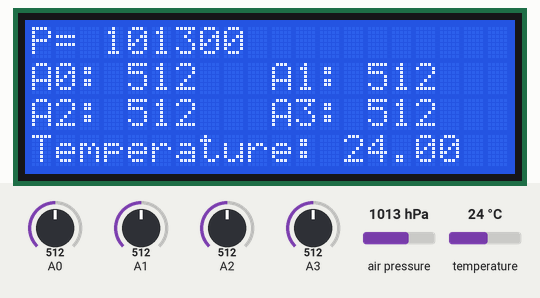
This sketch was run on a simulated Arduino Uno, built with avr-gcc and run on an emulated ATmega328P. On the bench: 20×4 character LCD. Inputs (shaded band) come from the test bench; at power-on: air pressure 1013 hPa, A0 = 512, A1 = 512, A2 = 512, A3 = 512, temperature 24 °C.

Above: at 1.2 s.
1.3 s: air pressure set to 952 hPa
At 2.6 s:
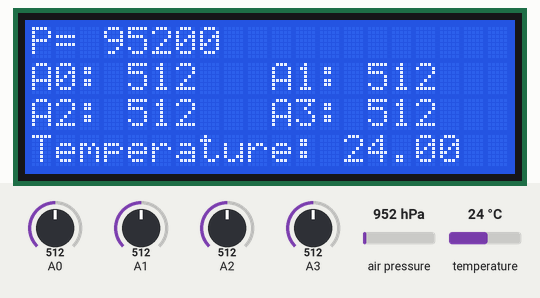
2.9 s: A0 set to 716
At 4.2 s:
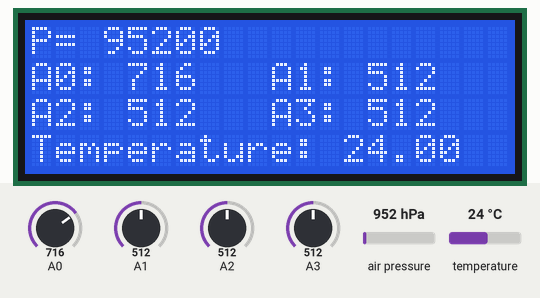
4.5 s: A1 set to 716
At 5.9 s:
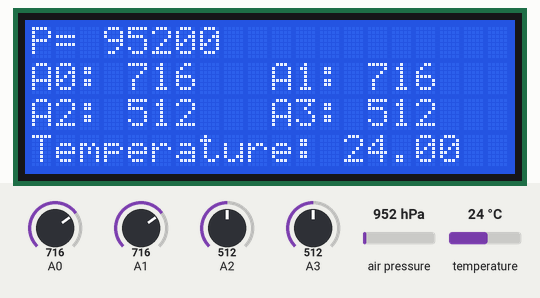
6.2 s: A2 set to 716
At 7.6 s:
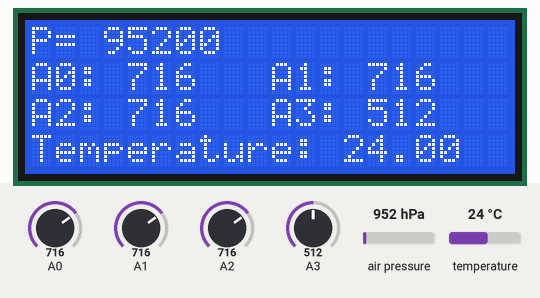
7.9 s: A3 set to 716
At 9.1 s:
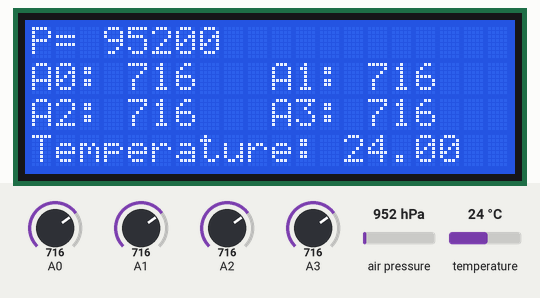
9.5 s: temperature set to 12 °C
At 10.4 s:
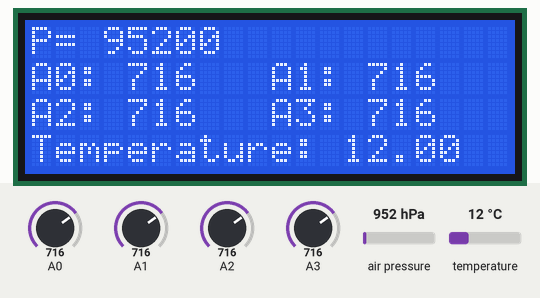
Timing chart, 0 to 12.1 s (numbered marks = the images above; inputs shaded):
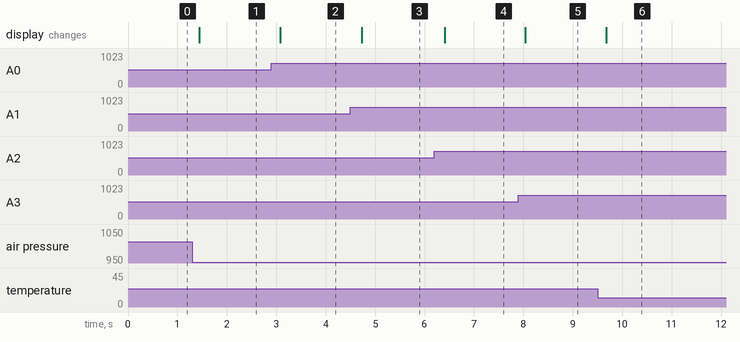

The sketch:

ventilator-panel-test.ino
```cpp
// Author: Arunroth VEN

#include <Wire.h>
#include <LiquidCrystal_I2C.h>
#include <Adafruit_BMP085.h>

LiquidCrystal_I2C lcd(0x27,20,4);  // set the LCD address to 0x27 for a 16 chars and 2 line display

Adafruit_BMP085 bmp;


void setup()
{
  lcd.init();
  lcd.backlight();
  if (!bmp.begin()) {
    lcd.setCursor(0,0);
    lcd.print("Cannot Find BMP180");
  while (1) {}
  }

}


void loop()
{
  lcd.setCursor(0,0);
  lcd.print("P= ");
  lcd.print(bmp.readPressure());
  lcd.print("   ");

  lcd.setCursor(0,1);
  lcd.print("A0: ");
  lcd.print(analogRead(A0));
  lcd.print("  ");

  lcd.setCursor(10,1);
  lcd.print("A1: ");
  lcd.print(analogRead(A1));
  lcd.print("  ");

  lcd.setCursor(0,2);
  lcd.print("A2: ");
  lcd.print(analogRead(A2));
  lcd.print("  ");

  lcd.setCursor(10,2);
  lcd.print("A3: ");
  lcd.print(analogRead(A3));
  lcd.print("  ");

  lcd.setCursor(0,3);
  lcd.print("Temperature: ");
  lcd.print(bmp.readTemperature());
  lcd.print(" ");

  delay(200);


}
```

Measured:
- after the input at 1.3 s, the display: changes after 0.14 s (image 1)
- after the input at 2.9 s, the display: changes after 0.18 s (image 2)
- after the input at 4.5 s, the display: changes after 0.23 s (image 3)
- after the input at 6.2 s, the display: changes after 0.21 s (image 4)
- after the input at 7.9 s, the display: changes after 0.14 s (image 5)
- after the input at 9.5 s, the display: changes after 0.17 s (image 6)
